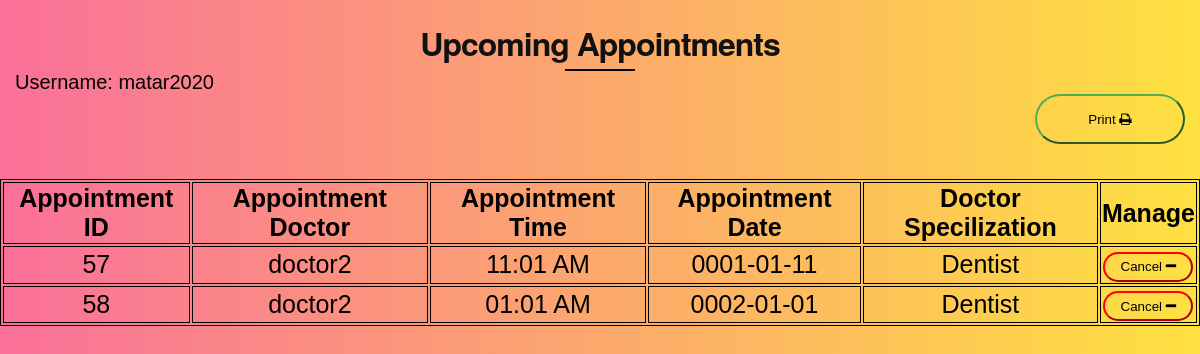
Screenshot of /htdocs/html/UpcomingApps.php (signed in) with the database file from the repository.
### tables this page shows
CREATE TABLE `appointment` (
  `App_ID` int(11) NOT NULL,
  `DR_USERNAME` varchar(50) NOT NULL,
  `PATIENTNAME` varchar(50) NOT NULL,
  `Day` date NOT NULL,
  `Time` varchar(50) NOT NULL,
  `specialization` varchar(20) NOT NULL
);

### htdocs/html/UpcomingApps.php (the view, shortened to what this page needs)
<?php
    $dbhost = "localhost";
    $dbuser = "root";
    $dbpass = "31S!VQ2z[lzTBe4_";
    $db = "clinicdatabase";
    $conn = new mysqli($dbhost, $dbuser, $dbpass,$db) or die("Connect failed: %s\n". $conn -> error);
    $username=$_SESSION['username'];
    $sql = "SELECT * FROM appointment where PATIENTNAME= '$username'";
    $result=  mysqli_query($conn, $sql);
    ?>
<!DOCTYPE html>
<html>
  <head>
    <link
    rel="stylesheet"
    href="https://cdnjs.cloudflare.com/ajax/libs/font-awesome/4.7.0/css/font-awesome.min.css"
  />
  <link rel="stylesheet" href="../css/styles.css" />
  </head>
  <body>
    <div class="wrapper">
      <div class="title-container">
        <h1 class="centered">Upcoming Appointments</h1>
        <ul class="list-style">
          <li >Username: <?php echo $_SESSION['username']; ?></li>
        </ul>
        <div class="right-btn">
          <button class="lrg-green-btn" onclick="window.print()">
            Print <i class="fa fa-print"></i>
          </button>
        </div>
      </div>
      <table class="table-style" id="UpcomingAppointmentsTable">
        <tr>
          <th>Appointment ID</th>
          <th>Appointment Doctor</th>
          <th>Appointment Time</th>
          <th>Appointment Date</th>
          <th>Doctor Specilization</th>
          <th>Manage</th>
        </tr>
        <?php
                while($rows=$result->fetch_assoc())
                {
             ?>
            <tr>
                <td><?php echo $rows['App_ID'];?></td>
                <td><?php echo $rows['DR_USERNAME'];?></td>
                <td><?php echo $rows['Time'];?></td>
                <td><?php echo $rows['Day'];?></td>
                <td><?php echo $rows['specialization'];?></td>
                <td>
            <button class="s-red-btn" onclick="refresh();" id="cancelappointmentBtn" data-id= "<?php echo $rows['App_ID']; ?>">
              Cancel <i class="fa fa-minus"></i>
            </button>
          </td>
            </tr>
            <?php
                }
             ?>
      </table>
    </div>
  </body>
</html>

### rows the page displays
appointment: App_ID "57", DR_USERNAME "doctor2", Time "11:01 AM", Day "0001-01-11", specialization "Dentist"
appointment: App_ID "58", DR_USERNAME "doctor2", Time "01:01 AM", Day "0002-01-01", specialization "Dentist"

### other values shown
$_SESSION['username'] "matar2020"
